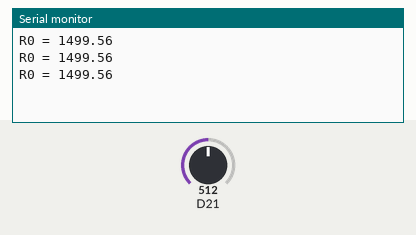
Recording of a sketch running on a simulated Arduino Zero (SAMD21). Shown: the last lines printed to the serial monitor. The inputs (shaded band) are chosen by the test bench; at power-on: D21 = 512 (analog values on the 0–1023 scale).

Above: at 1.2 s.
1.3 s: D21 set to 0
At 2.2 s:
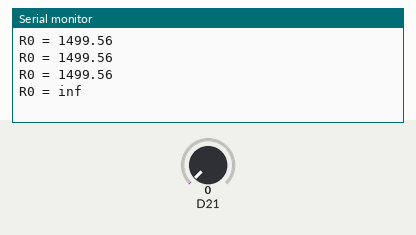
3.7 s: D21 set to 122
At 4.4 s:
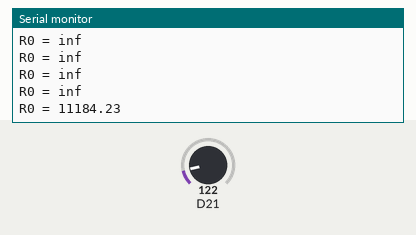

Measured:
- after the input at 1.3 s, the serial monitor: prints a new line after 0.42 s (image 1)
- after the input at 3.7 s, the serial monitor: prints a new line after 0.25 s (image 2)

The sketch:

mq131_cal.ino
```cpp
#define mqPin 7
#define airConvert 1
#define totalRes 1530
#define terminalRes 1000

void setup()
{
  Serial.begin(115200); //serial baud rate
  pinMode(mqPin, INPUT); //analog input
  analogReadResolution(12); //using 12-bit ADC resolution (4096)
}

void loop()
{
  float sensor_voltage = 0; //sensor voltage
  float rs_air = 0; //sensor resistance in air given by graph
  float r0_air = 0; //sensor resistance in air in ambient environment
  float sensor_analog = 0; //analog sensor reading

  //take 500 analog samples, then average them
  for(int x = 0 ; x < 500 ; x++)
  {
    sensor_analog = sensor_analog + analogRead(mqPin);
  }
  sensor_analog = sensor_analog/500.0; //take the average of analog values
  sensor_voltage = sensor_analog*(3.3/4095.0); //converting analog value to voltage using ADC conversion
  rs_air = (5.0*terminalRes/sensor_voltage)-totalRes; //calculate rs in air using a voltage divider
  r0_air = rs_air/airConvert; //calculate r0 in air

  //Serial.println(sensor_analog); //debugging for analog sensor value
  //Serial.println(sensor_voltage); //debugging for sensor voltage value
  Serial.print("R0 = ");
  Serial.println(r0_air);
  delay(500);
}
```
